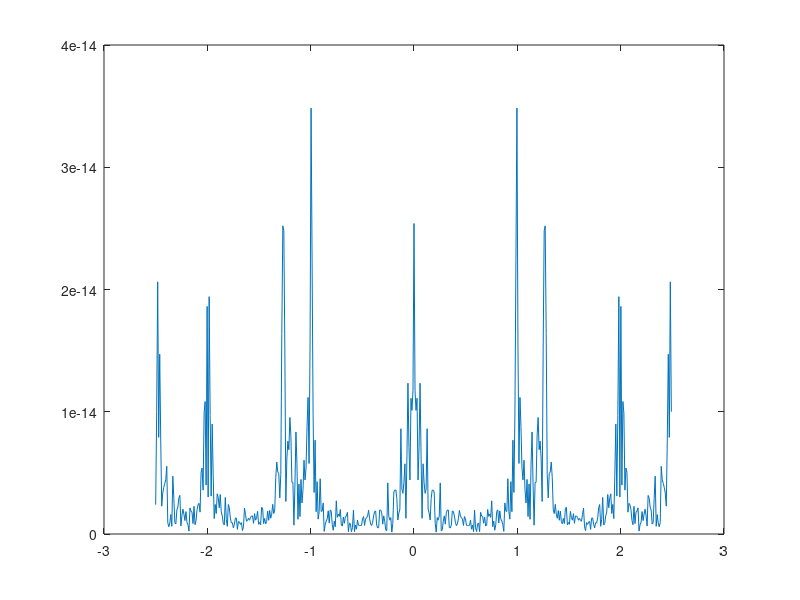

MATLAB code to generate this figure:
clear 
close all
clc


f = input ('Enter the analog frequencies: ');
 fs = input ('Enter the Sampling frequency: ');
 Ts = 1/fs;
 Ns = 512
 t = [0:Ts:Ts*(Ns-1)];
 x = sin(2*pi*f*t);
 X = fft(x,Ns)/Ns;
 xdft = fftshift(X);
 fc = f;
df = fs/Ns;
f = -fs/2:df:fs/2-df;
 plot(f,abs(xdft))